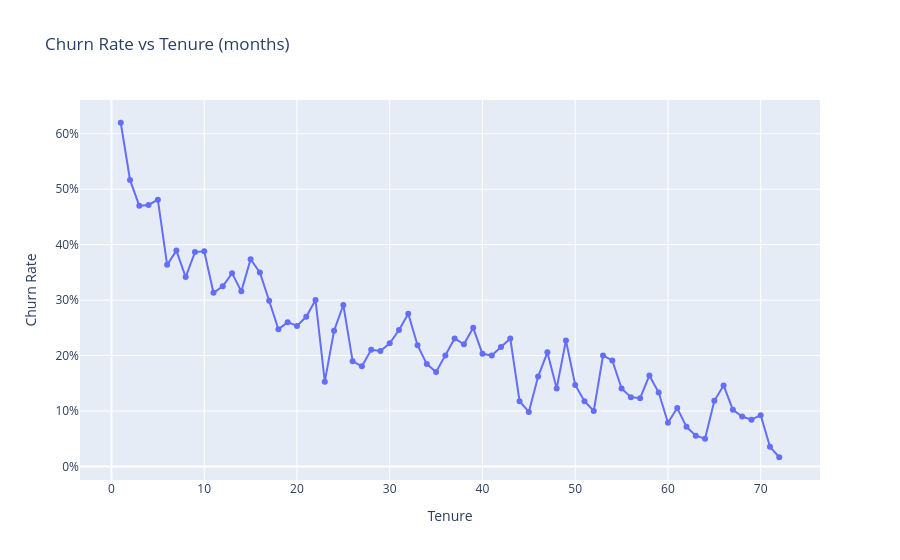

The notebook cell saved with this chart:
### Code cell
# Churn Rate vs Tenure
plot_by_tenure = churn_dataset.groupby('tenure')['Churn'].mean().reset_index()
plot_data = [go.Scatter(x=plot_by_tenure['tenure'], y=plot_by_tenure['Churn'], mode='lines+markers')]
layout = go.Layout(title='Churn Rate vs Tenure (months)', xaxis=dict(title='Tenure'),
                   yaxis=dict(title='Churn Rate', tickformat='.0%'))
po.iplot(go.Figure(data=plot_data, layout=layout))

### Figure 1 — Plotly figure (JSON) as saved in the notebook; plotly's stock layout.template omitted (floating-point values rounded to 4 significant figures)
{"data": [{"mode": "lines+markers", "type": "scatter", "x": [1, 2, 3, 4, 5, 6, 7, 8, 9, 10, 11, 12, 13, 14, 15, 16, 17, 18, 19, 20, 21, 22, 23, 24, 25, 26, 27, 28, 29, 30, 31, 32, 33, 34, 35, 36, 37, 38, 39, 40, 41, 42, 43, 44, 45, 46, 47, 48, 49, 50, 51, 52, 53, 54, 55, 56, 57, 58, 59, 60, 61, 62, 63, 64, 65, 66, 67, 68, 69, 70, 71, 72], "y": [0.6199, 0.5168, 0.47, 0.4716, 0.4812, 0.3636, 0.3893, 0.3415, 0.3866, 0.3879, 0.3131, 0.3248, 0.3486, 0.3158, 0.3737, 0.35, 0.2989, 0.2474, 0.2603, 0.2535, 0.2698, 0.3, 0.1529, 0.2447, 0.2911, 0.1899, 0.1806, 0.2105, 0.2083, 0.2222, 0.2462, 0.2754, 0.2188, 0.1846, 0.1705, 0.2, 0.2308, 0.2203, 0.25, 0.2031, 0.2, 0.2154, 0.2308, 0.1176, 0.09836, 0.1622, 0.2059, 0.1406, 0.2273, 0.1471, 0.1176, 0.1, 0.2, 0.1912, 0.1406, 0.125, 0.1231, 0.1642, 0.1333, 0.07895, 0.1053, 0.07143, 0.05556, 0.05, 0.1184, 0.1461, 0.102, 0.09, 0.08421, 0.09244, 0.03529, 0.01657]}], "layout": {"title": {"text": "Churn Rate vs Tenure (months)"}, "xaxis": {"title": {"text": "Tenure"}}, "yaxis": {"tickformat": ".0%", "title": {"text": "Churn Rate"}}}}
